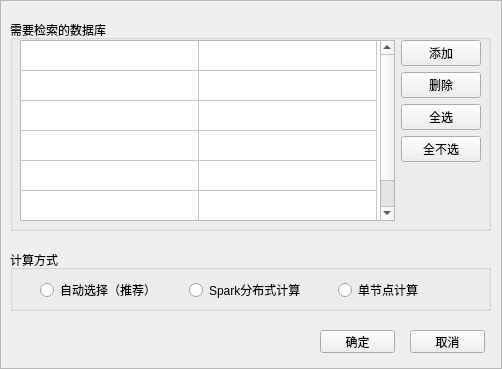
<?xml version="1.0" encoding="UTF-8"?>
<ui version="4.0">
 <class>Frame</class>
 <widget class="QFrame" name="Frame">
  <property name="enabled">
   <bool>true</bool>
  </property>
  <property name="geometry">
   <rect>
    <x>0</x>
    <y>0</y>
    <width>502</width>
    <height>369</height>
   </rect>
  </property>
  <property name="windowTitle">
   <string>Frame</string>
  </property>
  <property name="frameShape">
   <enum>QFrame::StyledPanel</enum>
  </property>
  <property name="frameShadow">
   <enum>QFrame::Raised</enum>
  </property>
  <widget class="QGroupBox" name="groupBox">
   <property name="geometry">
    <rect>
     <x>10</x>
     <y>20</y>
     <width>481</width>
     <height>211</height>
    </rect>
   </property>
   <property name="title">
    <string>需要检索的数据库</string>
   </property>
   <widget class="QWidget" name="gridLayoutWidget">
    <property name="geometry">
     <rect>
      <x>10</x>
      <y>20</y>
      <width>461</width>
      <height>181</height>
     </rect>
    </property>
    <layout class="QGridLayout" name="gridLayout">
     <item row="0" column="2">
      <layout class="QVBoxLayout" name="verticalLayout">
       <property name="spacing">
        <number>6</number>
       </property>
       <property name="sizeConstraint">
        <enum>QLayout::SetDefaultConstraint</enum>
       </property>
       <item>
        <widget class="QPushButton" name="add_btn">
         <property name="text">
          <string>添加</string>
         </property>
        </widget>
       </item>
       <item>
        <widget class="QPushButton" name="delete_btn">
         <property name="text">
          <string>删除</string>
         </property>
        </widget>
       </item>
       <item>
        <widget class="QPushButton" name="choiceall_btn">
         <property name="text">
          <string>全选</string>
         </property>
        </widget>
       </item>
       <item>
        <widget class="QPushButton" name="dechoiceall_btn">
         <property name="text">
          <string>全不选</string>
         </property>
        </widget>
       </item>
       <item>
        <spacer name="verticalSpacer">
         <property name="orientation">
          <enum>Qt::Vertical</enum>
         </property>
         <property name="sizeHint" stdset="0">
          <size>
           <width>20</width>
           <height>40</height>
          </size>
         </property>
        </spacer>
       </item>
      </layout>
     </item>
     <item row="0" column="0">
      <widget class="QTableWidget" name="tableWidget">
       <property name="rowCount">
        <number>6</number>
       </property>
       <property name="columnCount">
        <number>2</number>
       </property>
       <attribute name="horizontalHeaderVisible">
        <bool>false</bool>
       </attribute>
       <attribute name="horizontalHeaderDefaultSectionSize">
        <number>178</number>
       </attribute>
       <attribute name="verticalHeaderVisible">
        <bool>false</bool>
       </attribute>
       <row/>
       <row/>
       <row/>
       <row/>
       <row/>
       <row/>
       <column/>
       <column/>
      </widget>
     </item>
    </layout>
   </widget>
  </widget>
  <widget class="QGroupBox" name="groupBox_2">
   <property name="geometry">
    <rect>
     <x>10</x>
     <y>250</y>
     <width>481</width>
     <height>61</height>
    </rect>
   </property>
   <property name="title">
    <string>计算方式</string>
   </property>
   <widget class="QWidget" name="horizontalLayoutWidget">
    <property name="geometry">
     <rect>
      <x>30</x>
      <y>20</y>
      <width>441</width>
      <height>41</height>
     </rect>
    </property>
    <layout class="QHBoxLayout" name="horizontalLayout">
     <item>
      <widget class="QRadioButton" name="radioButton_3">
       <property name="text">
        <string>自动选择（推荐）</string>
       </property>
      </widget>
     </item>
     <item>
      <widget class="QRadioButton" name="radioButton_2">
       <property name="text">
        <string>Spark分布式计算</string>
       </property>
      </widget>
     </item>
     <item>
      <widget class="QRadioButton" name="radioButton">
       <property name="text">
        <string>单节点计算</string>
       </property>
      </widget>
     </item>
    </layout>
   </widget>
  </widget>
  <widget class="QPushButton" name="sure_btn">
   <property name="geometry">
    <rect>
     <x>320</x>
     <y>330</y>
     <width>75</width>
     <height>23</height>
    </rect>
   </property>
   <property name="text">
    <string>确定</string>
   </property>
  </widget>
  <widget class="QPushButton" name="cancel_btn">
   <property name="geometry">
    <rect>
     <x>410</x>
     <y>330</y>
     <width>75</width>
     <height>23</height>
    </rect>
   </property>
   <property name="text">
    <string>取消</string>
   </property>
  </widget>
 </widget>
 <resources/>
 <connections/>
</ui>
